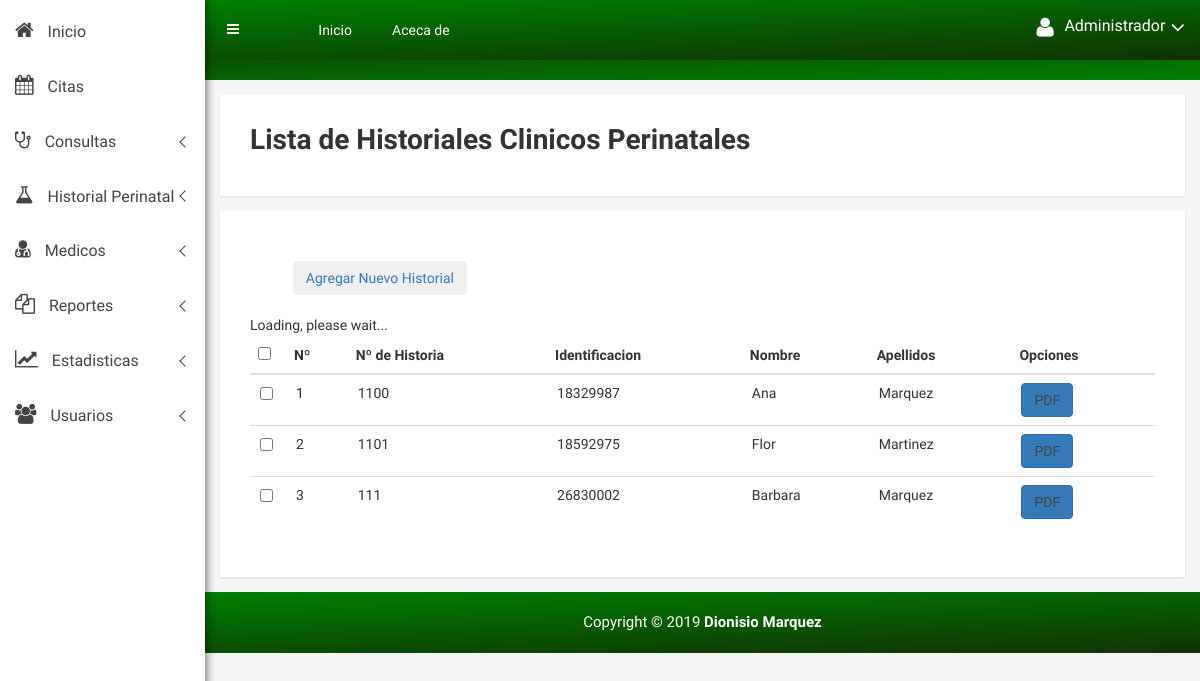
/vista/lista_reportes_historial_vista.php, run on the app's committed database.
### tables this page shows
CREATE TABLE `historiaperinatal` (
  `idembara` int(11) NOT NULL,
  `numerohistoria` varchar(10) NOT NULL,
  `identificacion` varchar(50) NOT NULL,
  `nombre` varchar(50) NOT NULL,
  `apellidos` varchar(50) NOT NULL,
  `nacionalidad` enum('Venezolana','Extranjero') NOT NULL,
  `edad` varchar(5) NOT NULL,
  `domicilio` varchar(50) NOT NULL,
  `localidad` varchar(50) NOT NULL,
  `telefono` varchar(50) NOT NULL,
  `fechanac` date NOT NULL,
  `estudios` enum('Primaria','Bachillerato','Universitarios','Otros') NOT NULL,
  `edocivil` enum('Soltera','Casada','Divorciada','Otro') NOT NULL,
  `peso` int(3) NOT NULL,
  `talla` varchar(100) NOT NULL,
  `fum` date NOT NULL,
  `fpp` date NOT NULL,
  `grupos` enum('A+','A-','B+','B-','O+','O-','Otro') NOT NULL,
  `fuma` enum('Si','No') NOT NULL,
  `droga` enum('Si','No') NOT NULL,
  `alcohol` enum('Si','No') NOT NULL,
  `antiru` enum('Si','No') NOT NULL,
  `toxoide` enum('Si','No') NOT NULL,
  `hiv` enum('Si','No') NOT NULL,
  `exclini` enum('Si','No') NOT NULL,
  `exmama` enum('Si','No') NOT NULL,
  `exodon` enum('Si','No') NOT NULL,
  `expelv` enum('Si','No') NOT NULL,
  `expapan` enum('Si','No') NOT NULL,
  `excolon` enum('Si','No') NOT NULL,
  `excervix` enum('Si','No') NOT NULL,
  `toxoplasmosis` enum('Si','No') NOT NULL,
  `vdrl` enum('1','2','3','4','5') NOT NULL,
  `vdrlf` date NOT NULL,
  `glise` varchar(50) NOT NULL,
  `urea` varchar(50) NOT NULL,
  `hosp` enum('Si','No') NOT NULL,
  `trasl` enum('Si','No') NOT NULL,
  `traslf` date NOT NULL,
  `traslugar` varchar(50) NOT NULL,
  `gruposp` enum('A+','A-','B+','B-','O+','O-','Otro') NOT NULL,
  `vdrlp` enum('Si','No') NOT NULL,
  `vdrlpf` date NOT NULL,
  `sifilis` enum('Si','No') NOT NULL,
  `Obser` varchar(100) NOT NULL,
  `status` tinyint(1) NOT NULL
);

### vista/lista_reportes_historial_vista.php (the view, shortened to what this page needs)
<?php
try{
	$conexion = new PDO('mysql:host=localhost;dbname=centromedico','root','');
}catch(PDOException $e){
	echo "Error: ". $e->getMessage();
}
$consulta = $conexion -> prepare("
	SELECT * FROM historiaperinatal ORDER BY identificacion");
$consulta ->execute();
$consulta = $consulta ->fetchAll();
?>
<!doctype html>
<html class="no-js" lang="en">
<head>
    <link rel="stylesheet" href="css/bootstrap.min.css">
    <link rel="stylesheet" href="css/font-awesome.min.css">
    <link rel="stylesheet" href="css/owl.carousel.css">
    <link rel="stylesheet" href="css/owl.theme.css">
    <link rel="stylesheet" href="css/owl.transitions.css">
    <link rel="stylesheet" href="css/animate.css">
    <link rel="stylesheet" href="css/normalize.css">
    <link rel="stylesheet" href="css/meanmenu.min.css">
    <link rel="stylesheet" href="css/main.css">
    <link rel="stylesheet" href="css/morrisjs/morris.css">
    <link rel="stylesheet" href="css/scrollbar/jquery.mCustomScrollbar.min.css">
    <link rel="stylesheet" href="css/metisMenu/metisMenu.min.css">
    <link rel="stylesheet" href="css/metisMenu/metisMenu-vertical.css">
    <link rel="stylesheet" href="css/calendar/fullcalendar.min.css">
    <link rel="stylesheet" href="css/calendar/fullcalendar.print.min.css">
    <link rel="stylesheet" href="css/style.css">
    <link rel="stylesheet" href="css/preloader/preloader-style.css">
    <link rel="stylesheet" href="css/responsive.css">
</head>
<body>
    <div class="left-sidebar-pro">
        <nav id="sidebar" class="">
            <div class="left-custom-menu-adp-wrap comment-scrollbar">
                <nav class="sidebar-nav left-sidebar-menu-pro">
                    <ul class="metismenu" id="menu1">
                        <li class="active">
<a href="CenterMedicine.php">
<i class="fa big-icon fa-home icon-wrap"></i>
<span class="mini-click-non">Inicio</span>
                            </a>
                        </li>
                        <li>
<a  href="calendario.php" aria-expanded="false"><i class="fa big-icon fa-calendar icon-wrap"></i> <span class="mini-click-non">Citas</span></a>
                        </li>
                        <li>
<a class="has-arrow" href="mailbox.html" aria-expanded="false"><i class="fa big-icon fa-stethoscope icon-wrap"></i> <span class="mini-click-non">Consultas</span></a>
                        </li>
                        <li>
<a class="has-arrow" href="mailbox.html" aria-expanded="false"><i class="fa big-icon fa-flask icon-wrap"></i> <span class="mini-click-non">Historial Perinatal &nbsp; &nbsp; </span></a>
                        </li>
<li>
<a class="has-arrow" href="mailbox.html" aria-expanded="false"><i class="fa big-icon fa-user-md icon-wrap"></i> <span class="mini-click-non">Medicos</span></a>
                        </li>
                        <li>
<a class="has-arrow" href="mailbox.html" aria-expanded="false"><i class="fa big-icon fa-copy icon-wrap"></i> <span class="mini-click-non">Reportes</span></a>
                        </li>
                        <li>
<a class="has-arrow" href="mailbox.html" aria-expanded="false"><i class="fa big-icon fa-line-chart icon-wrap"></i> <span class="mini-click-non">Estadisticas</span></a>
                        </li>
 <li>
<a class="has-arrow" href="mailbox.html" aria-expanded="false"><i class="fa big-icon fa-users icon-wrap"></i> <span class="mini-click-non">Usuarios</span></a>
                        </li>
                    </ul>
                </nav>
            </div>
        </nav>
    </div>
    <div class="all-content-wrapper">
        <div class="container-fluid">
            <div class="row">
                <div class="col-lg-12 col-md-12 col-sm-12 col-xs-12">
                    <div class="logo-pro">
                    </div>
                </div>
            </div>
        </div>
        <div class="header-advance-area">
            <div class="header-top-area">
                <div class="container-fluid">
                    <div class="row">
                        <div class="col-lg-12 col-md-12 col-sm-12 col-xs-12">
<div class="header-top-wraper">
<div class="row">
<div class="col-lg-1 col-md-0 col-sm-1 col-xs-12">
<div class="menu-switcher-pro">
<button type="button" id="sidebarCollapse" class="btn bar-button-pro header-drl-controller-btn btn-info navbar-btn">
<i class="fa fa-bars"></i>
                                                </button>
                                        </div>
                                    </div>
<div class="col-lg-6 col-md-7 col-sm-6 col-xs-12">
<div class="header-top-menu tabl-d-n">
<ul class="nav navbar-nav mai-top-nav">
<li class="nav-item"><a href="CenterMedicine.php" class="nav-link">Inicio</a>
</li>
<li class="nav-item"><a href="integrante.php" class="nav-link">Aceca de</a>
                                                </li>
                                            </ul>
                                        </div>
                                    </div>
<div class="col-lg-5 col-md-5 col-sm-12 col-xs-12">
<div class="header-right-info">
<ul class="nav navbar-nav mai-top-nav header-right-menu">
<li class="nav-item">
<a href="#" data-toggle="dropdown" role="button" aria-expanded="false" class="nav-link dropdown-toggle">
<i class="fa fa-user adminpro-user-rounded header-riht-inf" aria-hidden="true"></i>
<span class="admin-name">Administrador</span>
<i class="fa fa-angle-down adminpro-icon adminpro-down-arrow"></i>
                                                        </a>
                                                        </li>
                                                    </ul>
                                        </div>
                                    </div>
                                </div>
                            </div>
                        </div>
                    </div>
                </div>
            </div>
            <div class="breadcome-area">
                <div class="container-fluid">
                    <div class="row">
                        <div class="col-lg-12 col-md-12 col-sm-12 col-xs-12">
                            <div class="breadcome-list">
                                <div class="row">
                                    <div class="col-lg-8 col-md-8 col-sm-8 col-xs-8">
                                        <br>
                                    </div>
                                </div>
                            </div>
                        </div>
                    </div>
                </div>
            </div>
        </div>
        <div class="charts-area mg-tb-15">
            <div class="container-fluid">
                <div class="row">
                    <div class="col-lg-12 col-md-12 col-sm-12 col-xs-12">
                        <div class="charts-single-pro responsive-mg-b-30">
                            <div class="alert-title">
                                <h1>Lista de Historiales Clinicos Perinatales</h1>
                            </div>
                        </div>
                    </div>
                </div>
            </div>
        </div>
        <div class="data-table-area mg-tb-15">
            <div class="container-fluid">
                <div class="row">
                    <div class="col-lg-12 col-md-12 col-sm-12 col-xs-12">
                        <div class="sparkline13-list">
                            <div class="sparkline13-graph">
                                <div class="datatable-dashv1-list custom-datatable-overright">
                                    <br>
<div class="button-style-two btn-mg-b-10">
	                                    &emsp;&emsp;&emsp;<a href="historiapaciente.php" class="agregar"><button type="button" class="btn btn-custon-rounded-two btn-white">Agregar Nuevo Historial</button></a>
									</div>
									<br>
                                    <table id="table" data-toggle="table" >
                                        <thead>
                                            <tr>
											  	<th>Nº</th>
											  	<th>Nº de Historia</th>
												<th>Identificacion</th>
												<th>Nombre</th>
												<th>Apellidos</th>
												<th>Opciones</th>
                                            </tr>
                                        </thead>
                                        <tbody>
                                        <?php foreach ($consulta as $Sql): ?>
											<tr >
												<?php echo "<td>". $Sql['idembara']. "</td>"; ?>
												<?php echo "<td class='mayusculas'>". $Sql['numerohistoria']. "</td>"; ?>
												<?php echo "<td class='mayusculas'>". $Sql['identificacion']. "</td>"; ?>
												<?php echo "<td class='mayusculas'>". $Sql['nombre']. "</td>"; ?>
												<?php echo "<td class='mayusculas'>". $Sql['apellidos']. "</td>"; ?>
												<?php echo "<td class='centrar'>"."<a href='historiaprenatalpdf.php?idembara=".$Sql['idembara']."' class='eliminar class= btn btn-custon-rounded-two btn-primary'>PDF</a>". "</td>"; ?>
											</tr>
										<?php endforeach; ?>
                                        </tbody>
                                    </table>
                                </div>
                            </div>
                        </div>
                    </div>
                </div>
            </div>
        </div>
        <div class="footer-copyright-area">
            <div class="container-fluid">
                <div class="row">
                    <div class="col-lg-12">
                        <div class="footer-copy-right">
                            <p>Copyright &copy; 2019 <b><a href="/">Dionisio Marquez</a></b></p>
                        </div>
                    </div>
                </div>
            </div>
        </div>
    </div>
</body>
</html>

### css/main.css (style rules this page uses)
html { color: #222; font-size: 1em; line-height: 1.4; }

### css/metisMenu/metisMenu-vertical.css (style rules this page uses)
.sidebar-nav { background: #fff; }
.sidebar-nav ul { padding: 0; margin: 0; list-style: none; background: #f5f5f5; }
.sidebar-nav .metismenu { background: #fff; display: -webkit-box; display: -ms-flexbox; display: flex; -webkit-box-orient: vertical; -webkit-box-direction: normal; -ms-flex-direction: column; flex-direction: column; }
.sidebar-nav .metismenu li + li { margin-top: 5px; }
.sidebar-nav .metismenu li:first-child { margin-top: 5px; }
.sidebar-nav .metismenu li:last-child { margin-bottom: 5px; }
.sidebar-nav .metismenu > li { display: -webkit-box; display: -ms-flexbox; display: flex; -webkit-box-orient: vertical; -webkit-box-direction: normal; -ms-flex-direction: column; flex-direction: column; position: relative; }
.sidebar-nav .metismenu a { position: relative; display: block; padding: 13px 15px; color: #444; outline-width: 0; transition: all .3s ease-out; font-size:16px; }
.sidebar-nav .metismenu li .icon-wrap { margin-right:10px; font-size:20px; }

### css/style.css (style rules this page uses)
green html, body { height: 100%; font-family: 'Play', sans-serif;font-weight:400;background:#f5f5f5; }
p { margin:0 0 15px; }
h1, h2, h3, h4, h5, h6 { margin: 0 0 10px; font-weight:700; }
a { transition: all 0.3s ease 0s;text-decoration:none; }
a:visited, a:link, a:active { text-decoration: none; }
ul { list-style: outside none none; margin: 0; padding: 0 }
.mg-tb-15 { margin:15px 0px; }
.all-content-wrapper { margin-left: 205px; transition: all 0.3s; }
.left-sidebar-pro { z-index: 9999; width: 240px; }
#sidebar { min-width: 200px; background: #fff; color: #fff; position:fixed; transition: all 0.3s; z-index:999; height:100%; box-shadow: 0px 0px 10px 0 rgba(0,0,0,.42), 0 0px 10px 0 rgba(0,0,0,.12), 0 0px 10px 0px rgba(0,0,0,.2); }
.bar-button-pro { margin: 13px 0px; }
.menu-switcher-pro { transition:all .4s ease 0s; }
.menu-switcher-pro button { background: none; border:none; }
.footer-copyright-area { background: -webkit-linear-gradient(178deg, green 0%, #0F3301 100%); background: linear-gradient(178deg, green 0%, #0F3301 100%); padding: 20px 0px; text-align: center; }
.footer-copy-right p { margin: 0px; font-size: 15px; color: #fff; }
.footer-copy-right a { color:#fff; text-decoration:none; }
.comment-scrollbar, .timeline-scrollbar, .messages-scrollbar, .project-list-scrollbar { height: 580px; }
.header-top-menu .navbar-nav>li>a { padding: 20px 20px; color: #fff; font-size:14px; }
.header-right-info .navbar-nav { float:right; padding:17px 0px; }
.header-right-info ul.header-right-menu li { display:inline-block; }
.header-right-info ul.header-right-menu > li > a { display:inline-block; color:#fff; padding: 0px 0px 0px 20px; font-size:22px; text-decoration:none; position:relative; }
.header-right-info .admin-name { display: inline-block; color: #fff; font-size: 16px; position: relative; top: -4px; margin-left:5px; }
.breadcome-list { padding-top:20px; padding-bottom:20px; }
.header-advance-area { background: -webkit-linear-gradient(178deg, green 0%, #0F3301 100%); background: linear-gradient(178deg, #0F3301 0%, green 100%); }
.product-sales-chart, .analytics-info-cs, .tranffic-als-inner, .analytics-rounded, .single-new-trend, .personal-info-wrap, .author-widgets-single, .calender-inner, .product-status-wrap, .review-tab-pro-inner, .income-dashone-total, .analytics-adminpro-wrap, .analytics-sparkle-line, .analysis-progrebar, .sparkline8-list, .sparkline9-list, .sparkline7-list, .sparkline10-list, .sparkline12-list, .sparkline13-list, .sparkline14-list, .sparkline13-list, .sparkline11-list, .x-editable-list, .code-editor-single, .blog-details-inner, .charts-single-pro, .about-sparkline, .sparkline-list, .button-ad-wrap, .tab-content-details, .sparkline16-list, .sparkline15-list, .tinymce-single { padding:30px; background:#fff; -webkit-box-shadow: 0px 1px 2px 0px rgba(0, 0, 0, 0.1); box-shadow: 0px 1px 2px 0px rgba(0, 0, 0, 0.1); }
.header-top-area { position: fixed; background: -webkit-linear-gradient(178deg, green 0%, #0F3301 100%); background: linear-gradient(178deg, green 0%, #0F3301 100%); z-index: 99; left: 200px; right: 0; top: 0; margin: 0 auto; transition: all 0.3s; }
.custom-datatable-overright table tbody tr td a { color: #444; font-size: 14px; }
.custom-datatable-overright table tbody tr td { padding-left: 10px !important; padding-right: 5px !important; font-size: 14px; text-align: left; }

### data on the page
historiaperinatal: idembara "1", numerohistoria "1100", identificacion "18329987", nombre "Ana", apellidos "Marquez"
historiaperinatal: idembara "2", numerohistoria "1101", identificacion "18592975", nombre "Flor", apellidos "Martinez"
historiaperinatal: idembara "3", numerohistoria "111", identificacion "26830002", nombre "Barbara", apellidos "Marquez"
